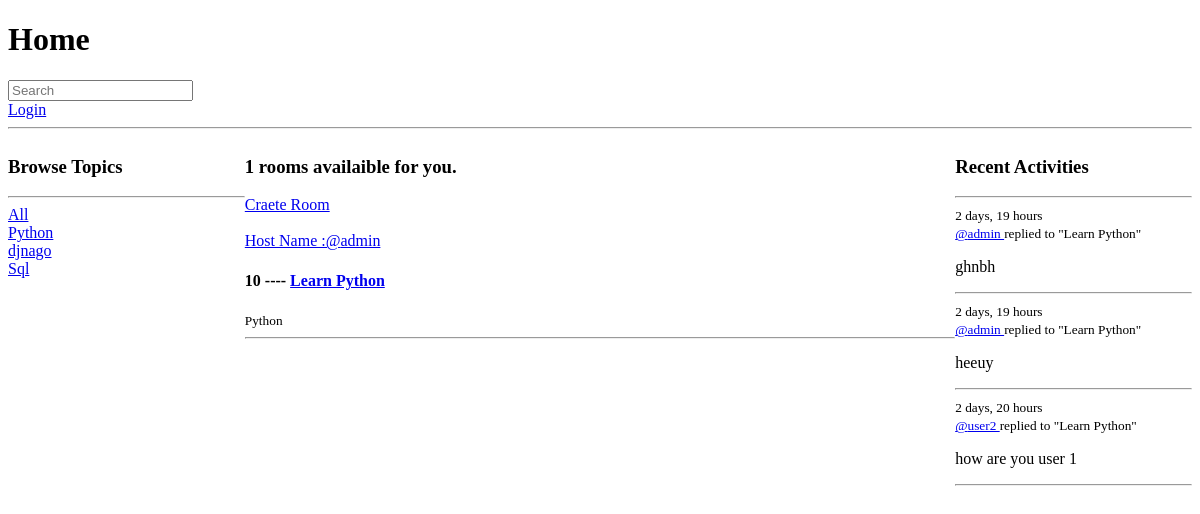
The app's page /, older data.
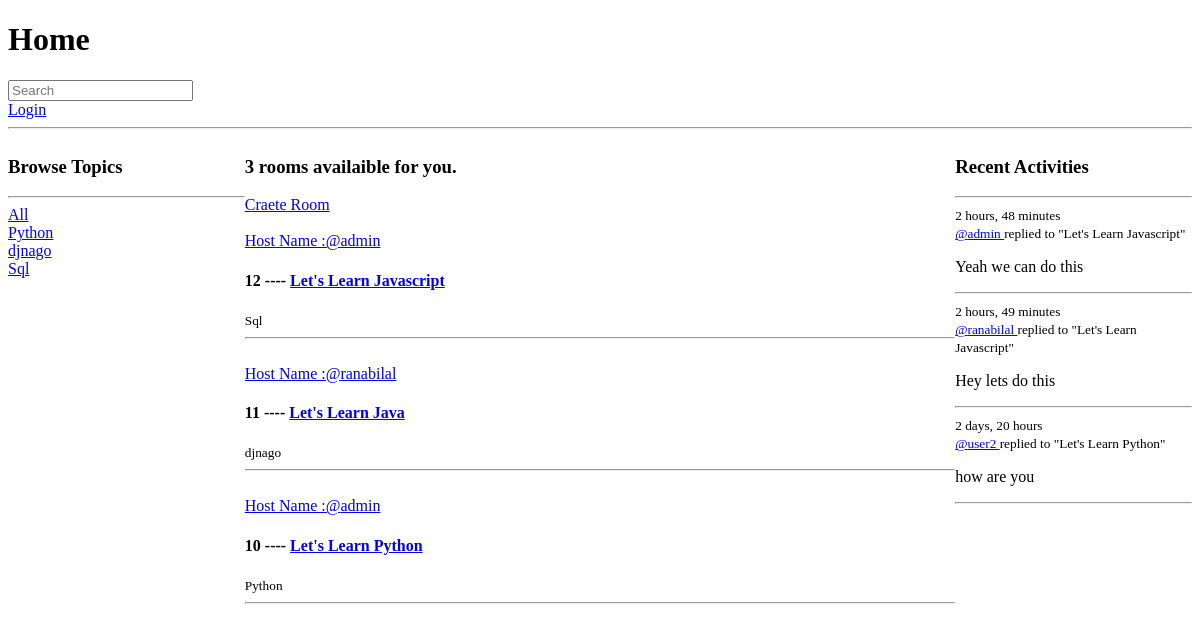
The same page, newer data.
### base/models.py (models this page shows, shortened)
class Topic(models.Model):
    name = models.CharField(max_length=200)

class Room(models.Model):
    host = models.ForeignKey(User , on_delete=models.SET_NULL , null=True)
    topic = models.ForeignKey(Topic , on_delete=models.SET_NULL , null=True)
    name = models.CharField(max_length=200)
    description  = models.TextField(null=True , blank=True)
    participants = models.ManyToManyField(User , related_name='participants' , blank=True)
    updated = models.DateTimeField(auto_now=True)
    created = models.DateTimeField(auto_now_add = True)
    def __str__(self):
        return self.name
    class Meta:
        ordering = ['-updated' , '-created']

class Message(models.Model):
    user = models.ForeignKey(User , on_delete=models.CASCADE)
    room = models.ForeignKey(Room , on_delete=models.CASCADE)
    body = models.TextField()
    updated = models.DateTimeField(auto_now=True)
    created = models.DateTimeField(auto_now_add = True)
    def __str__(self):
        return self.body[0:50]
    class Meta:
        ordering = ['-updated' , '-created']

### base/views.py (the view)
# urls.py: path('' , views.home , name='home'),
def home(request ):
    q = request.GET.get('q') if request.GET.get('q') != None else ''
    rooms = Room.objects.filter(
        Q(topic__name__icontains = q) |
        Q(name__icontains = q) |
        Q(description__icontains = q)
        )
    topics = Topic.objects.all()
    room_count = rooms.count()
    room_messages = Message.objects.filter(Q(room__topic__name__icontains = q))
    context  = {'rooms' : rooms , 'topics': topics , 'room_count' : room_count , 'room_messages' : room_messages}
    return render (request , 'base/home.html' , context)

### base/templates/base/home.html (shortened to what this page needs)
{% extends 'main.html'%}
{% block content%}
<div class="home-container">
    <div>
        {% include 'base/topics_component.html' %}
    </div>
    <div>
        <h3>{{room_count}} rooms availaible for you.</h3>
        <a href="{% url 'create-room' %}">Craete Room</a>
        {% include 'base/feed_component.html' %}
    </div>
    <div>
        {% include 'base/activity_component.html' %}
    </div>
</div>
{% endblock content%}

### base/templates/base/topics_component.html
<h3>Browse Topics</h3>
<hr>
<div>
    <a href="{% url 'home' %}">All</a>
</div>
{% for topic in topics %}
<div>
    <a href="{% url 'home' %}?q={{topic.name}}">{{topic.name}}</a>
</div>
{%endfor%}

### base/templates/base/feed_component.html (shortened to what this page needs)
<div>
    {% for room in rooms %}
    <div>
         <br>
        <a href= "{% url 'user-profile' room.host.id %}">Host Name :@{{room.host.username}}</a>
        <h4>{{room.id}} ---- <a href="{% url 'room' room.id %}">{{room.name}}</a></h4>
        <small>{{room.topic.name}}</small>
        <hr>
    </div>
    {% endfor%}
</div>

### base/templates/base/activity_component.html (shortened to what this page needs)
<h3>Recent Activities</h3>
        <hr>
        {% for message in room_messages %}
            <div>
                <small> {{message.created | timesince}} <br> <a href="{% url 'user-profile' message.user.id %}"> @{{message.user}}  </a></small>
                <small>replied to "{{message.room}}"</small>
                <p>{{message}}</p>
                <hr>
            </div>
        {% endfor %}

Row changes from the older to the newer data that the page shows:
removed Message: created "2 days, 19 hours", user "admin", room "Learn Python", body "ghnbh"
removed Message: created "2 days, 19 hours", user "admin", room "Learn Python", body "heeuy"
added Room: host.username "admin", id "12", name "Let's Learn Javascript", topic.name "Sql"
added Room: host.username "ranabilal", id "11", name "Let's Learn Java", topic.name "djnago"
changed Room "Python": name "Learn Python" → "Let's Learn Python"
added Message: created "2 hours, 48 minutes", user "admin", room "Let's Learn Javascript", body "Yeah we can do this"
added Message: created "2 hours, 49 minutes", user "ranabilal", room "Let's Learn Javascript", body "Hey lets do this"
changed Message "user2": room "Learn Python" → "Let's Learn Python"; body "how are you user 1" → "how are you"
Text that changed along with them:
{{ room_count }}: "1" → "3"
